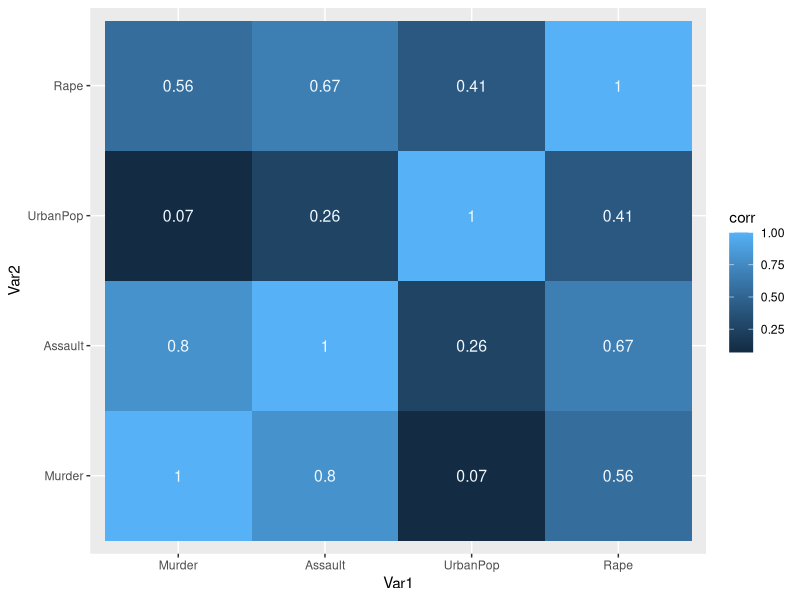

This chart was generated by the following R code:
## ---- chunk 1
#load libraries
suppressMessages({
  library(reshape2)
  library(dplyr)
})
## ---- chunk 2
#loading USArrests dataset
USArrests <- as.data.frame(USArrests)
head(USArrests)
## ---- chunk 3
#summary
summary(USArrests)
## ---- chunk 4
#correlation matrix
corr_matrix <- round(cor(USArrests),2)
head(corr_matrix)
## ---- chunk 5
#melting with the library "reshape"
melted_corr_matrix <- melt(corr_matrix)
melted_corr_matrix <- melted_corr_matrix %>% rename(Var1 = Var1, Var2 = Var2, corr = value)
head(melted_corr_matrix)
## ---- chunk 6
#plotting the correlation on a heatmap
library(ggplot2)
ggplot(data = melted_corr_matrix, aes(x=Var1, 
                                      y=Var2, 
                                      fill=corr)) + 
  geom_tile() + geom_text(aes(Var2, 
                              Var1, 
                              label = corr), 
                          color = "aliceblue", size = 4)
